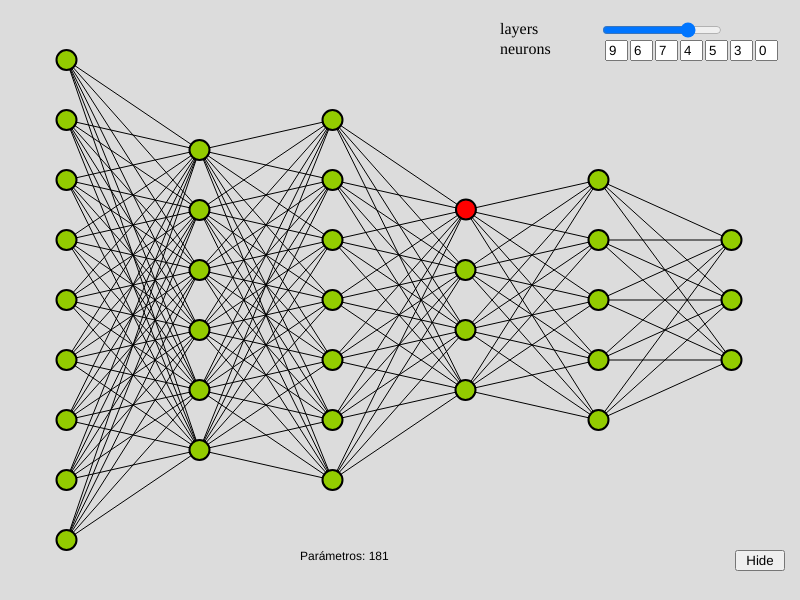
Frame 1 (no input)
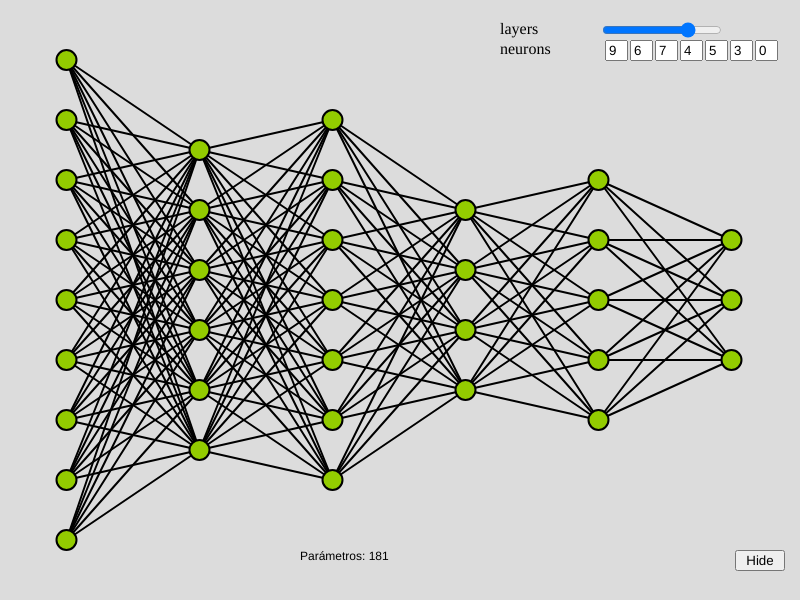
Frame 60 (no input)
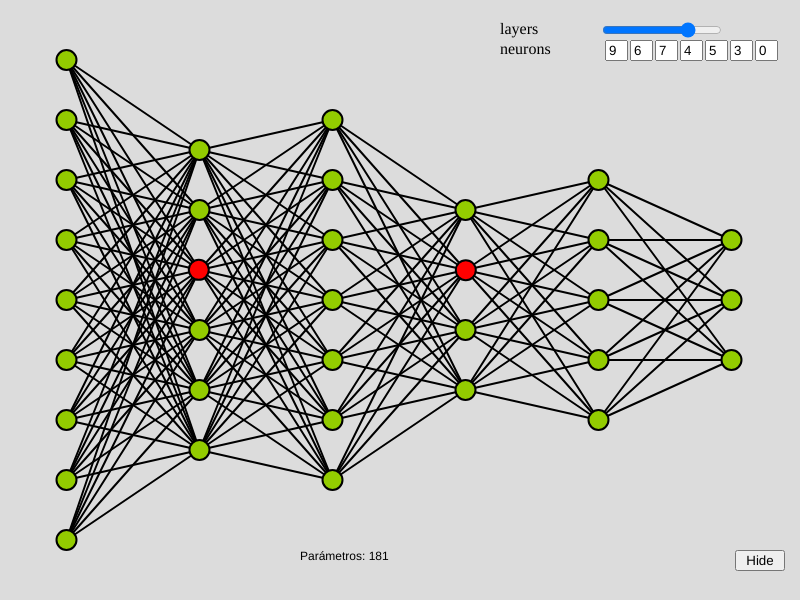
Frame 120 (the mouse pressed at the canvas centre since frame 60)

The p5.js sketch that drew these frames (run headless with seeded random() and noise() and a simulated clock; from frame 60 on, the mouse is pressed at the canvas centre):

// p5.js sketch
// ── sketch.js
var canvas_w = 800
var canvas_h = 600

var qtyLayers = 6;
var neurons_by_layers;
var Position = []
var Positions = []
var layerSpacingY = 0
var state = 1;

var input, button;
var myoutput;
var inputs_XY = [];

var neurons = [];


function setup() {
    createCanvas(canvas_w, canvas_h);
    /////////////////////////////////
    inputLayers = createSlider(3, 7, 6, 1).position(canvas_w - 200, 20).size(120);
    createDiv('layers').position(canvas_w - 300, 20).size(60);

    createDiv('neurons').position(canvas_w - 300, 40).size(60);

    bin1 = createInput("9").position(canvas_w - 220 + 25, 40).size(15);
    bin2 = createInput("6").position(canvas_w - 220 + 50, 40).size(15);
    bin3 = createInput("7").position(canvas_w - 220 + 75, 40).size(15);
    bin4 = createInput("4").position(canvas_w - 220 + 100, 40).size(15);
    bin5 = createInput("5").position(canvas_w - 220 + 125, 40).size(15);
    bin6 = createInput("3").position(canvas_w - 220 + 150, 40).size(15);
    bin7 = createInput("0").position(canvas_w - 220 + 175, 40).size(15);

    playButton = createButton("Hide").position(canvas_w - 240 + 175, 550).size(50);

    inputs_XY = [bin1, bin2, bin3, bin4, bin5, bin6, bin7];

    neurons_by_layers = [parseInt(bin1.value()), parseInt(bin2.value()), parseInt(bin3.value()), parseInt(bin4.value()), parseInt(bin5.value()), parseInt(bin6.value()), parseInt(bin7.value())]

    
}
function stateSW() {
    if (state == 0) {
        state = 1;
    } else {
        state = 0;
    }

}

function draw() {

    background(220);


    qtyLayers = inputLayers.value();

    playButton.mousePressed(stateSW);

    //console.log(inputs_XY[0].value())
    //neurons_by_layers =[9,6,7,4,5,3,0]
    neurons_by_layers = [parseInt(bin1.value()), parseInt(bin2.value()), parseInt(bin3.value()), parseInt(bin4.value()), parseInt(bin5.value()), parseInt(bin6.value()), parseInt(bin7.value())]

    //////////////////////////////////////////////////////////////////

    var layerSpacingX = floor(canvas_w / qtyLayers);
    layerSpacingY = floor(canvas_h / (max(neurons_by_layers) + 1));
    var neuron_radius = layerSpacingY / 3;

    for (i = 0; i < qtyLayers; i++) {

        var layerCentroid = (canvas_h - (layerSpacingY * neurons_by_layers[i])) / 2 - layerSpacingY / 2;

        for (j = 0; j < neurons_by_layers[i]; j++) {
            Position.push([(i + 0.5) * layerSpacingX, (j + 1) * layerSpacingY + layerCentroid,i,j])
        }

        Positions.push(Position)
        Position = []
    }
    //////////////////////////////////////////////////////////////////

    if (state) {
        for (i = 0; i < Positions.length - 1; i++) {

            prevLayer = Positions[i]
            nextLayer = Positions[i + 1]

            for (var prevNeuron of prevLayer) {
                for (var nextNeuron of nextLayer) {
                    line(prevNeuron[0], prevNeuron[1], nextNeuron[0], nextNeuron[1]);
                }
            }

        }

        for (var layerPositions of Positions) {

            for (var neuronPosition of layerPositions) {
                let x = neuronPosition[0]
                let y = neuronPosition[1]
                let index_Layer = neuronPosition[2]
                let index_Neuron = neuronPosition[3]


                let c1 = color(147, 204, 0);
              
                //fill(c);
                bub = new Bubble(x, y, neuron_radius,c1,index_Layer,index_Neuron);

                neurons.push(bub);

                //console.log(index_Layer);
                //console.log(index_Neuron);

                //bub.glow(c1);
                //bub.move();
                //bub.show();

            }


        }
    }
    //////////////////////////////////////////////////
    
    strokeWeight(2)

    Positions = [];
    
    
    for (let i = 0; i < neurons.length; i++) {
        
        rand1 =Math.floor((Math.random() * 4) + 0);
        rand2 =Math.floor((Math.random() * 4) + 0);

        if (neurons[i].index_Layer==rand1){
            if (neurons[i].index_Neuron==rand2){

                let c2 = color(255,0,0);
                console.log("sad");
                neurons[i].glow(c2);
                neurons[i].move();
            }
        }
        neurons[i].show();
    }

    neurons = []; 

    fill(0);

    var parameters = 0;

    for (k=0;k<qtyLayers-1;k++){
        var parameters = parameters + neurons_by_layers[k]*neurons_by_layers[k+1];
    }
   var sum = 0;

    for(p=1;p<qtyLayers-1;p++){
        sum = sum + neurons_by_layers[p];
    }

    parameters = parameters + sum ;
    
    text("Parámetros: "+parseInt(parameters), 300, canvas_h - 40);
}

class Bubble {
    constructor(x, y, r,c,index_Layer,index_Neuron) {
        this.x = x;
        this.y = y;
        this.r = r;
        this.color = c;
        this.index_Layer = index_Layer;
        this.index_Neuron = index_Neuron;
    }

    move() {
        this.x = this.x + random(-1, 1);
        this.y = this.y + random(-1, 1);
    }

    show() {
		fill(this.color);
        ellipse(this.x, this.y, this.r, this.r);
    }

    glow(newColor) {
		this.color = newColor;
    }
}



// ── activationUnit.js

class NeuronBubble {
    constructor(x, y, r,index_Layer,index_Neuron,activationValue) {
        this.x = x;
        this.y = y;
        this.r = r;
        this.color = color(240,240,240);
        this.index_Layer = index_Layer;
        this.index_Neuron = index_Neuron;
        this.activationValue = activationValue;
    }

    move() {
        this.x = this.x + random(-1, 1);
        this.y = this.y + random(-1, 1);
    }

    show() {
        fill(this.color);
        stroke(0);
        ellipse(this.x, this.y, this.r, this.r);
        fill(0);
        noStroke();
        text(this.activationValue, this.x-13, this.y+5);
    }

    glow(newColor) {
		this.color = newColor;
    }
}

//line(prevNeuron[0], prevNeuron[1], nextNeuron[0], nextNeuron[1]);

class WeightLine {
    constructor(x_i, y_i,x_f,y_f,weigthValue) {

        this.x_i = x_i;
        this.y_i = y_i;
        this.x_f = x_f;
        this.y_f = y_f;

        this.colorW = color(0,0,0);
        this.weigthValue = weigthValue;
    }

    move() {

        this.x_i = this.x_i + random(-1, 1);
        this.y_f = this.y_f + random(-1, 1);
    }

    show() {
        stroke(this.colorW);
        //strokeWeight(random(1, 5));
        line(this.x_i,this.y_i,this.x_f, this.y_f);
    }

    glow(newColor) {
		this.colorW = newColor;
    }
}

// ── utilities.js
function update_neurons_by_layers() {
    neurons_by_layers_qty = [parseInt(bin1.value()), parseInt(bin2.value()), parseInt(bin3.value()), parseInt(bin4.value()), parseInt(bin5.value()), parseInt(bin6.value()), parseInt(bin7.value())]
}
function glow_thing(neuron_stuff) {

    let r = Math.floor((Math.random() * 255) + 0);
    let g = Math.floor((Math.random() * 255) + 0);
    let b = Math.floor((Math.random() * 255) + 0);

    this.neuron_stuff = neuron_stuff
    this.neuron_stuff.glow(color(r, g, b))
}

function hide_picture() {
    hide_state = (hide_state == 1) ? (0) : (1)

}
function move_line() {
    move_line_state = (move_line_state == 1) ? (0) : (1)
}
function glow_line() {
    glow_line_state = (glow_line_state == 1) ? (0) : (1)
}
function move_neuron() {
    
    move_neuron_state= (move_neuron_state == 1) ? (0) : (1)
}
function glow_neuron() {
    glow_neuron_state = (glow_neuron_state == 1) ? (0) : (1)
}
